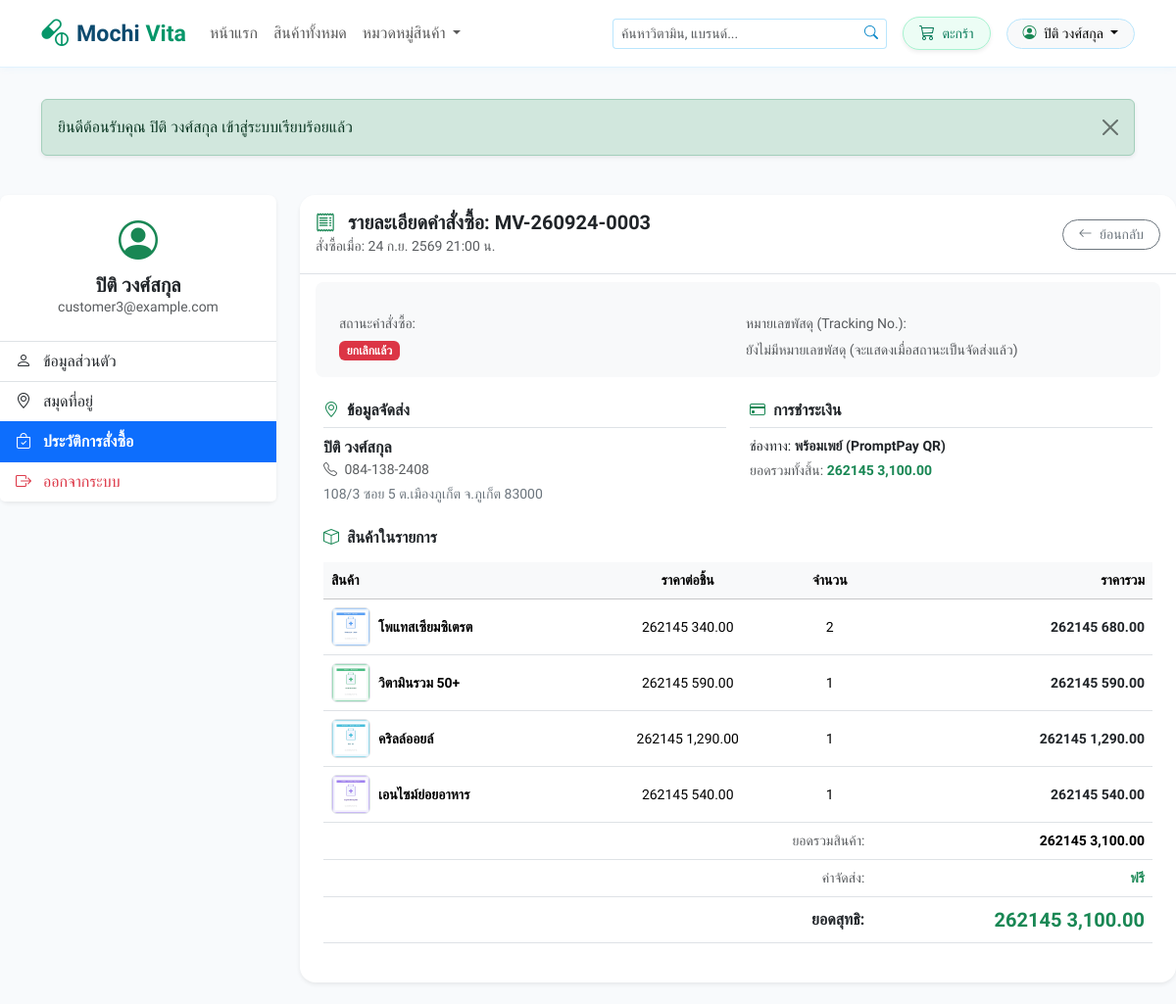
Page /orders.php?view=3 (signed in, upper part) on the earlier database version.
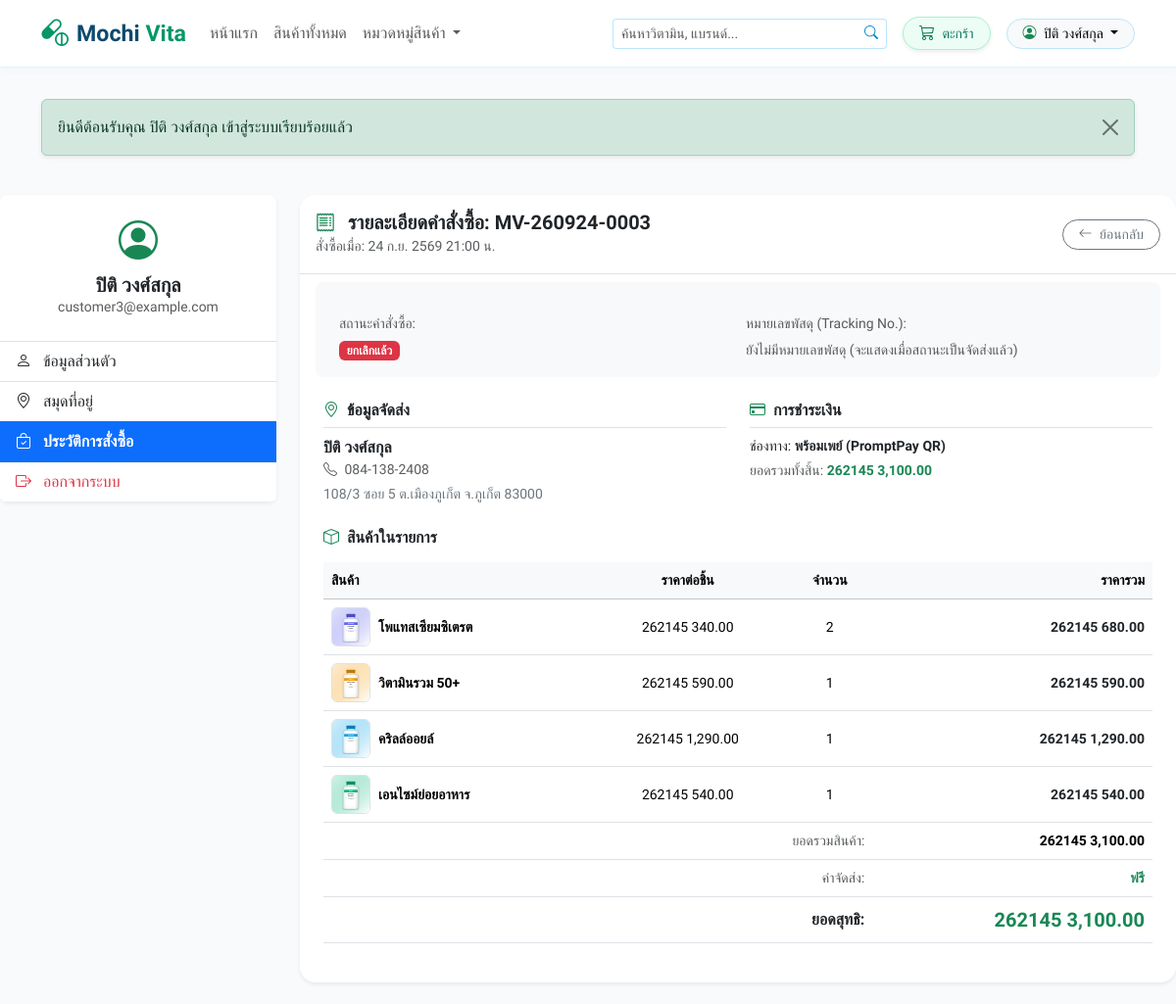
Same page on the later database version.
### tables this page shows
CREATE TABLE order_items (
  id INT AUTO_INCREMENT PRIMARY KEY,
  order_id INT NOT NULL,
  product_id INT NOT NULL,
  product_name VARCHAR(160) NOT NULL,
  unit_price DECIMAL(10,2) NOT NULL,
  quantity INT NOT NULL,
  FOREIGN KEY (order_id) REFERENCES orders(id) ON DELETE CASCADE,
  FOREIGN KEY (product_id) REFERENCES products(id)
);

CREATE TABLE products (
  id INT AUTO_INCREMENT PRIMARY KEY,
  sku VARCHAR(30) NOT NULL UNIQUE,
  name_th VARCHAR(160) NOT NULL,
  name_en VARCHAR(160),
  slug VARCHAR(180) NOT NULL UNIQUE,
  category_id INT NOT NULL,
  brand VARCHAR(80),
  price DECIMAL(10,2) NOT NULL,
  compare_at_price DECIMAL(10,2) NULL,
  stock_qty INT NOT NULL DEFAULT 0,
  low_stock_threshold INT NOT NULL DEFAULT 10,
  size VARCHAR(60),
  description TEXT,
  image VARCHAR(255),
  is_featured TINYINT(1) DEFAULT 0,
  is_active TINYINT(1) DEFAULT 1,
  FOREIGN KEY (category_id) REFERENCES categories(id)
);

### includes/helpers.php (called while the page is built, shortened)
<?php
function e($value): string {
    return htmlspecialchars((string)($value ?? ''), ENT_QUOTES, 'UTF-8');
}
function format_price($amount, bool $showSymbol = true): string {
    $num = is_numeric($amount) ? (float)$amount : 0.0;
    $formatted = number_format($num, 2);
    return $showSymbol ? (defined('CURRENCY_SYMBOL') ? CURRENCY_SYMBOL : '฿') . ' ' . $formatted : $formatted;
}
function url(string $path = ''): string {
    $base = defined('BASE_URL') ? BASE_URL : '';
    return rtrim($base, '/') . '/' . ltrim($path, '/');
}
function get_product_image_url(?string $imagePath): string {
    if (!empty($imagePath)) {
        $cleanPath = ltrim($imagePath, '/\\');
        $fullPath = defined('APP_ROOT') ? APP_ROOT . '/' . $cleanPath : '';
        if (!empty($fullPath) && file_exists($fullPath)) {
            return url($cleanPath);
        }
    }
    return url('assets/products/placeholder.jpg');
}

### public/orders.php (the view, shortened to what the changed rows need)
<?php
require_once APP_ROOT . '/includes/helpers.php';
$user = current_user();
$pdo = get_db_connection();
$viewId = isset($_GET['view']) ? (int)$_GET['view'] : 0;
$singleOrder = null;
$singleOrderItems = [];
if ($viewId > 0) {
    $vStmt = $pdo->prepare("SELECT * FROM orders WHERE id = :id AND user_id = :uid LIMIT 1");
    $vStmt->execute([':id' => $viewId, ':uid' => $user['id']]);
    $singleOrder = $vStmt->fetch();
    if ($singleOrder) {
        $iStmt = $pdo->prepare("
            SELECT oi.*, p.image
            FROM order_items oi
            LEFT JOIN products p ON oi.product_id = p.id
            WHERE oi.order_id = :order_id
        ");
        $iStmt->execute([':order_id' => $singleOrder['id']]);
        $singleOrderItems = $iStmt->fetchAll();
    }
}
require_once APP_ROOT . '/includes/header.php';
?>
<div class="row g-4 py-4">
    <div class="col-md-8 col-lg-9">
        <?php if ($singleOrder): ?>
            <div class="card border-0 shadow-sm rounded-4 overflow-hidden mb-4">
                <div class="card-body p-4">
                    <div class="table-responsive">
                        <table class="table align-middle">
                            <thead class="table-light small">
                                <tr>
                                    <th>สินค้า</th>
                                    <th class="text-center">ราคาต่อชิ้น</th>
                                    <th class="text-center">จำนวน</th>
                                    <th class="text-end">ราคารวม</th>
                                </tr>
                            </thead>
                            <tbody>
                                <?php foreach ($singleOrderItems as $it): ?>
                                    <tr>
                                        <td>
                                            <div class="d-flex align-items-center gap-2">
                                                <img src="<?= get_product_image_url($it['image']) ?>" alt="" class="rounded border" style="width: 40px; height: 40px; object-fit: cover;" onerror="this.onerror=null;this.src='<?= url('assets/products/placeholder.jpg') ?>'">
                                                <span class="small fw-semibold"><?= e($it['product_name']) ?></span>
                                            </div>
                                        </td>
                                        <td class="text-center small"><?= format_price($it['unit_price']) ?></td>
                                        <td class="text-center small"><?= $it['quantity'] ?></td>
                                        <td class="text-end small fw-bold text-dark"><?= format_price($it['unit_price'] * $it['quantity']) ?></td>
                                    </tr>
                                <?php endforeach; ?>
                            </tbody>
                        </table>
                    </div>
                </div>
            </div>
        <?php endif; ?>
    </div>
</div>
<?php require_once APP_ROOT . '/includes/footer.php'; ?>

Differences in the rows shown:
changed through a linked row, order_items "โพแทสเซียมซิเตรต": product.image: a different picture
changed through a linked row, order_items "วิตามินรวม 50+": product.image: a different picture
changed through a linked row, order_items "คริลล์ออยล์": product.image: a different picture
changed through a linked row, order_items "เอนไซม์ย่อยอาหาร": product.image: a different picture
